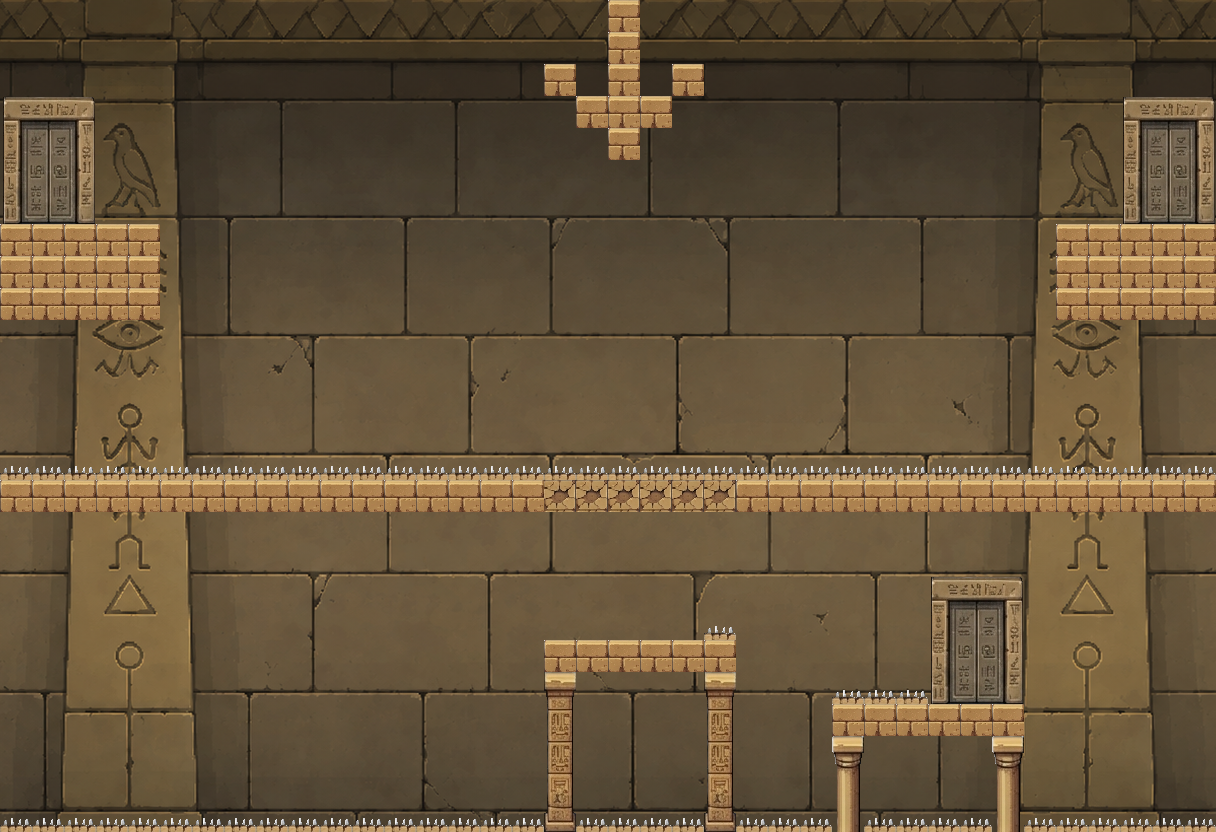

Below is a game level as drawn by its tile map, then a one-line description and the .tmx that defines it (tile-layer data replaced by summaries):
An orthogonal 38x26 tile map with 32x32 px tiles, 2 tile layers (Livello tile 1, Livello tile 2), 3 tilesets and 23 objects (13x solid, 7x kill, start, scarabeo, leva).

<map version="1.10" tiledversion="1.12.1" orientation="orthogonal" renderorder="right-down" width="38" height="26" tilewidth="32" tileheight="32" infinite="0" nextlayerid="6" nextobjectid="25">
 <properties>
  <property name="dimensionePersonaggio" type="float" value="57.6" />
  <property name="parallasse" type="float" value="0.75" />
 </properties>
 <tileset firstgid="1" source="Sfondo1.tsx" />
 <tileset firstgid="1537" source="Griglia.tsx" />
 <tileset firstgid="1777" source="GrigliaPresente.tsx" />
 <layer id="1" name="Livello tile 1" width="38" height="26">
  <data>[988 cells, 988 non-empty, 988 distinct tile ids]</data>
 </layer>
 <objectgroup id="3" name="Livello di oggetti 1">
  <object id="1" name="start" x="0" y="96" width="96" height="128" />
  <object id="2" name="solid" x="0" y="224" width="160" height="96" />
  <object id="3" name="solid" x="1056" y="224" width="160" height="96" />
  <object id="4" name="solid" x="736" y="480" width="480" height="32" />
  <object id="5" name="solid" x="0" y="480" width="544" height="32" />
  <object id="6" name="solid" x="544" y="640" width="192" height="32" />
  <object id="7" name="solid" x="704" y="672" width="32" height="160" />
  <object id="8" name="solid" x="544" y="672" width="32" height="160" />
  <object id="9" name="solid" x="832" y="704" width="192" height="32" />
  <object id="10" name="solid" x="992" y="736" width="32" height="96" />
  <object id="11" name="solid" x="832" y="768" width="32" height="64" />
  <object id="12" name="solid" x="832" y="736" height="32" />
  <object id="13" name="solid" x="832" y="736" width="32" height="96" />
  <object id="14" name="solid" x="0" y="832" width="1216" height="32" />
  <object id="16" name="kill" x="1120" y="96" width="96" height="128" />
  <object id="17" name="kill" x="0" y="464.516" width="540.215" height="15.4839" />
  <object id="18" name="kill" x="735.197" y="462.222" width="480.803" height="17.7778" />
  <object id="19" name="kill" x="928" y="576" width="96" height="128" />
  <object id="20" name="kill" x="830.394" y="689.319" width="97.6057" height="14.681" />
  <object id="21" name="kill" x="699.642" y="623.943" width="36.3584" height="16.0573" />
  <object id="22" name="kill" x="-3.44086" y="812.043" width="1219.44" height="19.957" />
 </objectgroup>
 <layer id="2" name="Livello tile 2" width="38" height="26">
  <data>[988 cells, 217 non-empty, 22 distinct tile ids]</data>
 </layer>
 <objectgroup id="4" name="decorazioni">
  <object id="23" name="scarabeo" x="1080" y="190" width="24" height="24" />
 </objectgroup>
 <objectgroup id="5" name="meccaniche">
  <object id="24" name="leva" x="604" y="608" width="32" height="32" />
 </objectgroup>
</map>
